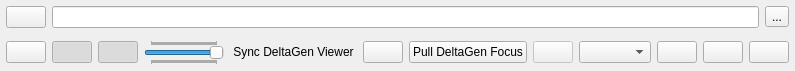
<?xml version="1.0" encoding="UTF-8"?>
<ui version="4.0">
 <class>ViewerWindow</class>
 <widget class="QWidget" name="ViewerWindow">
  <property name="geometry">
   <rect>
    <x>0</x>
    <y>0</y>
    <width>580</width>
    <height>64</height>
   </rect>
  </property>
  <property name="mouseTracking">
   <bool>false</bool>
  </property>
  <property name="acceptDrops">
   <bool>true</bool>
  </property>
  <layout class="QVBoxLayout" name="verticalLayout">
   <property name="spacing">
    <number>0</number>
   </property>
   <property name="leftMargin">
    <number>0</number>
   </property>
   <property name="topMargin">
    <number>0</number>
   </property>
   <property name="rightMargin">
    <number>0</number>
   </property>
   <property name="bottomMargin">
    <number>0</number>
   </property>
   <item>
    <layout class="QHBoxLayout" name="path_layout">
     <property name="spacing">
      <number>6</number>
     </property>
     <property name="leftMargin">
      <number>6</number>
     </property>
     <property name="topMargin">
      <number>6</number>
     </property>
     <property name="rightMargin">
      <number>6</number>
     </property>
     <property name="bottomMargin">
      <number>6</number>
     </property>
     <item>
      <widget class="QPushButton" name="file_btn">
       <property name="text">
        <string/>
       </property>
       <property name="icon">
        <iconset resource="res/viewer_resource.qrc">
         <normaloff>:/main/folder.png</normaloff>:/main/folder.png</iconset>
       </property>
      </widget>
     </item>
     <item>
      <widget class="QLineEdit" name="path_edit"/>
     </item>
     <item>
      <widget class="QToolButton" name="path_btn">
       <property name="text">
        <string>...</string>
       </property>
      </widget>
     </item>
    </layout>
   </item>
   <item>
    <layout class="QHBoxLayout" name="toolbar_layout">
     <property name="spacing">
      <number>6</number>
     </property>
     <property name="leftMargin">
      <number>6</number>
     </property>
     <property name="topMargin">
      <number>6</number>
     </property>
     <property name="rightMargin">
      <number>6</number>
     </property>
     <property name="bottomMargin">
      <number>6</number>
     </property>
     <item>
      <widget class="QPushButton" name="vis_btn">
       <property name="text">
        <string/>
       </property>
       <property name="icon">
        <iconset resource="res/viewer_resource.qrc">
         <normaloff>:/main/eye.png</normaloff>
         <normalon>:/main/eye_disabled.png</normalon>:/main/eye.png</iconset>
       </property>
       <property name="checkable">
        <bool>true</bool>
       </property>
       <property name="checked">
        <bool>false</bool>
       </property>
      </widget>
     </item>
     <item>
      <widget class="QPushButton" name="top_btn">
       <property name="text">
        <string/>
       </property>
       <property name="icon">
        <iconset resource="res/viewer_resource.qrc">
         <normaloff>:/main/img_pin.png</normaloff>
         <normalon>:/main/collections.svg</normalon>:/main/img_pin.png</iconset>
       </property>
       <property name="checkable">
        <bool>true</bool>
       </property>
       <property name="checked">
        <bool>true</bool>
       </property>
      </widget>
     </item>
     <item>
      <widget class="QPushButton" name="input_btn">
       <property name="text">
        <string/>
       </property>
       <property name="icon">
        <iconset resource="res/viewer_resource.qrc">
         <normaloff>:/main/cursor_disabled.svg</normaloff>
         <normalon>:/main/cursor.svg</normalon>:/main/cursor_disabled.svg</iconset>
       </property>
       <property name="checkable">
        <bool>true</bool>
       </property>
       <property name="checked">
        <bool>true</bool>
       </property>
      </widget>
     </item>
     <item>
      <widget class="QSlider" name="opacity_slider">
       <property name="minimumSize">
        <size>
         <width>80</width>
         <height>0</height>
        </size>
       </property>
       <property name="maximumSize">
        <size>
         <width>200</width>
         <height>16777215</height>
        </size>
       </property>
       <property name="maximum">
        <number>100</number>
       </property>
       <property name="sliderPosition">
        <number>100</number>
       </property>
       <property name="orientation">
        <enum>Qt::Horizontal</enum>
       </property>
       <property name="invertedAppearance">
        <bool>false</bool>
       </property>
       <property name="tickPosition">
        <enum>QSlider::TicksBothSides</enum>
       </property>
       <property name="tickInterval">
        <number>1</number>
       </property>
      </widget>
     </item>
     <item>
      <widget class="QPushButton" name="sync_btn">
       <property name="styleSheet">
        <string notr="true">QPushButton {background-color: qlineargradient(spread:pad, x1:0, y1:0, x2:1, y2:0, stop:0 rga(230, 103, 192), stop:0.69 rgb(230, 103, 192), stop:0.7 rgb(227, 227, 227), stop:1 rgb(227, 227, 227));border: rgba(0, 0, 0, 255) 1px solid;padding: 4px 3px;}
</string>
       </property>
       <property name="text">
        <string>Sync DeltaGen Viewer</string>
       </property>
       <property name="icon">
        <iconset resource="res/viewer_resource.qrc">
         <normaloff>:/main/compare.svg</normaloff>:/main/compare.svg</iconset>
       </property>
       <property name="checkable">
        <bool>true</bool>
       </property>
      </widget>
     </item>
     <item>
      <widget class="QPushButton" name="locate_btn">
       <property name="text">
        <string/>
       </property>
       <property name="icon">
        <iconset resource="res/viewer_resource.qrc">
         <normaloff>:/main/locate.svg</normaloff>:/main/locate.svg</iconset>
       </property>
      </widget>
     </item>
     <item>
      <widget class="QPushButton" name="focus_btn">
       <property name="text">
        <string>Pull DeltaGen Focus</string>
       </property>
       <property name="icon">
        <iconset resource="res/viewer_resource.qrc">
         <normaloff>:/main/open.svg</normaloff>:/main/open.svg</iconset>
       </property>
       <property name="checkable">
        <bool>true</bool>
       </property>
       <property name="checked">
        <bool>false</bool>
       </property>
      </widget>
     </item>
     <item>
      <widget class="QPushButton" name="cam_btn">
       <property name="enabled">
        <bool>false</bool>
       </property>
       <property name="text">
        <string/>
       </property>
       <property name="icon">
        <iconset resource="res/viewer_resource.qrc">
         <normaloff>:/main/videocam.png</normaloff>:/main/videocam.png</iconset>
       </property>
       <property name="checkable">
        <bool>false</bool>
       </property>
      </widget>
     </item>
     <item>
      <widget class="QComboBox" name="zoom_box">
       <property name="minimumSize">
        <size>
         <width>0</width>
         <height>18</height>
        </size>
       </property>
      </widget>
     </item>
     <item>
      <widget class="QPushButton" name="back_btn">
       <property name="text">
        <string/>
       </property>
       <property name="icon">
        <iconset resource="res/viewer_resource.qrc">
         <normaloff>:/main/back.svg</normaloff>:/main/back.svg</iconset>
       </property>
      </widget>
     </item>
     <item>
      <widget class="QPushButton" name="fwd_btn">
       <property name="text">
        <string/>
       </property>
       <property name="icon">
        <iconset resource="res/viewer_resource.qrc">
         <normaloff>:/main/forward.svg</normaloff>:/main/forward.svg</iconset>
       </property>
      </widget>
     </item>
     <item>
      <widget class="QPushButton" name="help_btn">
       <property name="text">
        <string/>
       </property>
       <property name="icon">
        <iconset resource="res/viewer_resource.qrc">
         <normaloff>:/main/help.png</normaloff>:/main/help.png</iconset>
       </property>
      </widget>
     </item>
    </layout>
   </item>
  </layout>
 </widget>
 <resources>
  <include location="res/viewer_resource.qrc"/>
 </resources>
 <connections/>
</ui>
